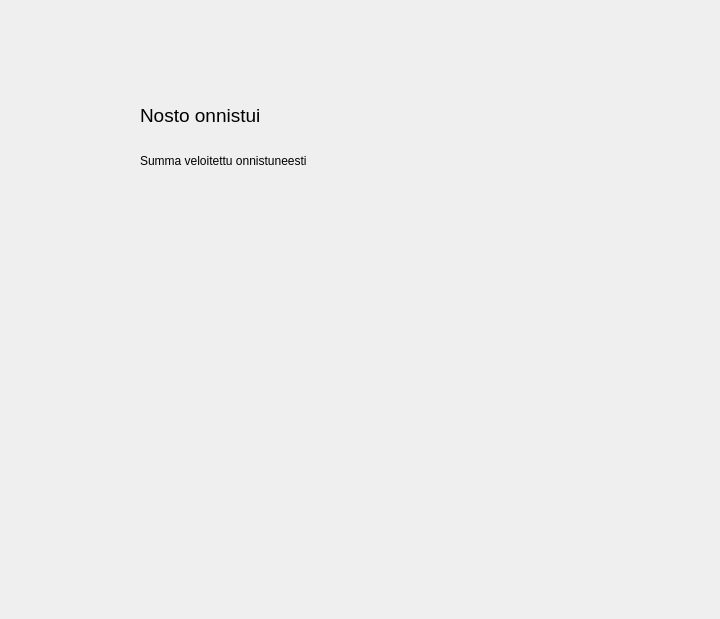
<?xml version="1.0" encoding="UTF-8"?>
<ui version="4.0">
 <class>nostettuRahaa</class>
 <widget class="QWidget" name="nostettuRahaa">
  <property name="geometry">
   <rect>
    <x>0</x>
    <y>0</y>
    <width>720</width>
    <height>619</height>
   </rect>
  </property>
  <property name="windowTitle">
   <string>Form</string>
  </property>
  <widget class="QLabel" name="labelNostoOnnistui">
   <property name="geometry">
    <rect>
     <x>140</x>
     <y>100</y>
     <width>201</width>
     <height>31</height>
    </rect>
   </property>
   <property name="font">
    <font>
     <pointsize>14</pointsize>
    </font>
   </property>
   <property name="text">
    <string>Nosto onnistui</string>
   </property>
  </widget>
  <widget class="QLabel" name="labelSaldo">
   <property name="geometry">
    <rect>
     <x>140</x>
     <y>150</y>
     <width>171</width>
     <height>21</height>
    </rect>
   </property>
   <property name="text">
    <string>Summa veloitettu onnistuneesti</string>
   </property>
  </widget>
 </widget>
 <resources/>
 <connections/>
</ui>
